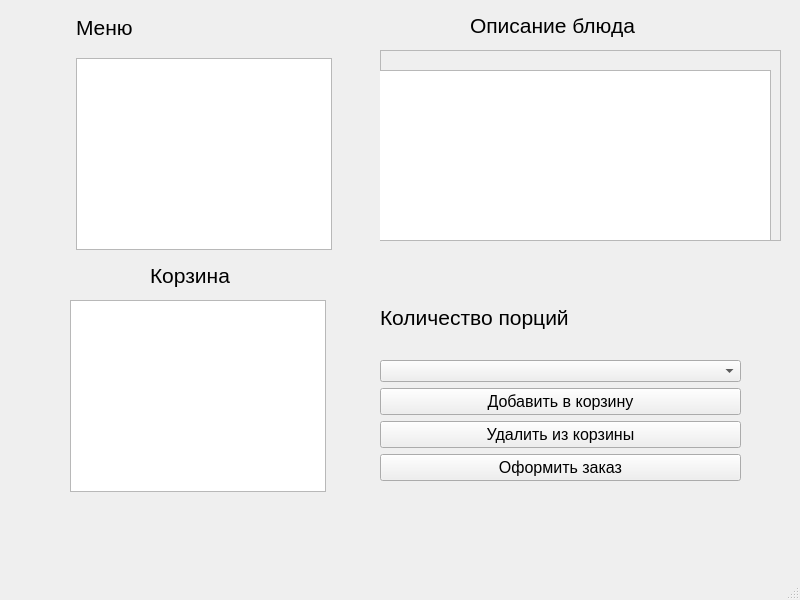
<?xml version="1.0" encoding="UTF-8"?>
<ui version="4.0">
 <class>MainWindow</class>
 <widget class="QMainWindow" name="MainWindow">
  <property name="geometry">
   <rect>
    <x>0</x>
    <y>0</y>
    <width>800</width>
    <height>600</height>
   </rect>
  </property>
  <property name="windowTitle">
   <string>MainWindow</string>
  </property>
  <widget class="QWidget" name="centralwidget">
   <widget class="QFrame" name="frame">
    <property name="geometry">
     <rect>
      <x>380</x>
      <y>50</y>
      <width>401</width>
      <height>191</height>
     </rect>
    </property>
    <property name="frameShape">
     <enum>QFrame::Shape::StyledPanel</enum>
    </property>
    <property name="frameShadow">
     <enum>QFrame::Shadow::Raised</enum>
    </property>
    <widget class="QTextEdit" name="Opisanie">
     <property name="geometry">
      <rect>
       <x>-10</x>
       <y>20</y>
       <width>401</width>
       <height>171</height>
      </rect>
     </property>
     <property name="readOnly">
      <bool>true</bool>
     </property>
    </widget>
   </widget>
   <widget class="QLabel" name="label_2">
    <property name="geometry">
     <rect>
      <x>470</x>
      <y>10</y>
      <width>191</width>
      <height>31</height>
     </rect>
    </property>
    <property name="font">
     <font>
      <pointsize>16</pointsize>
     </font>
    </property>
    <property name="layoutDirection">
     <enum>Qt::LayoutDirection::LeftToRight</enum>
    </property>
    <property name="text">
     <string>Описание блюда</string>
    </property>
   </widget>
   <widget class="QTableView" name="Korzina">
    <property name="geometry">
     <rect>
      <x>70</x>
      <y>300</y>
      <width>256</width>
      <height>192</height>
     </rect>
    </property>
   </widget>
   <widget class="QLabel" name="label_4">
    <property name="geometry">
     <rect>
      <x>150</x>
      <y>260</y>
      <width>101</width>
      <height>31</height>
     </rect>
    </property>
    <property name="font">
     <font>
      <pointsize>16</pointsize>
     </font>
    </property>
    <property name="layoutDirection">
     <enum>Qt::LayoutDirection::LeftToRight</enum>
    </property>
    <property name="text">
     <string>Корзина</string>
    </property>
   </widget>
   <widget class="QWidget" name="">
    <property name="geometry">
     <rect>
      <x>0</x>
      <y>2</y>
      <width>332</width>
      <height>248</height>
     </rect>
    </property>
    <layout class="QGridLayout" name="gridLayout">
     <item row="0" column="1">
      <widget class="QLabel" name="label">
       <property name="font">
        <font>
         <pointsize>16</pointsize>
        </font>
       </property>
       <property name="layoutDirection">
        <enum>Qt::LayoutDirection::LeftToRight</enum>
       </property>
       <property name="text">
        <string>Меню</string>
       </property>
      </widget>
     </item>
     <item row="0" column="2">
      <spacer name="verticalSpacer">
       <property name="orientation">
        <enum>Qt::Orientation::Vertical</enum>
       </property>
       <property name="sizeHint" stdset="0">
        <size>
         <width>20</width>
         <height>48</height>
        </size>
       </property>
      </spacer>
     </item>
     <item row="1" column="0">
      <spacer name="horizontalSpacer">
       <property name="orientation">
        <enum>Qt::Orientation::Horizontal</enum>
       </property>
       <property name="sizeHint" stdset="0">
        <size>
         <width>68</width>
         <height>20</height>
        </size>
       </property>
      </spacer>
     </item>
     <item row="1" column="1" colspan="2">
      <widget class="QTableView" name="Menu"/>
     </item>
    </layout>
   </widget>
   <widget class="QWidget" name="">
    <property name="geometry">
     <rect>
      <x>380</x>
      <y>280</y>
      <width>361</width>
      <height>201</height>
     </rect>
    </property>
    <layout class="QVBoxLayout" name="verticalLayout">
     <item>
      <widget class="QLabel" name="label_3">
       <property name="font">
        <font>
         <pointsize>16</pointsize>
        </font>
       </property>
       <property name="layoutDirection">
        <enum>Qt::LayoutDirection::LeftToRight</enum>
       </property>
       <property name="text">
        <string>Количество порций</string>
       </property>
      </widget>
     </item>
     <item>
      <widget class="QComboBox" name="portsii"/>
     </item>
     <item>
      <widget class="QPushButton" name="Dobavit">
       <property name="font">
        <font>
         <pointsize>12</pointsize>
        </font>
       </property>
       <property name="text">
        <string>Добавить в корзину</string>
       </property>
      </widget>
     </item>
     <item>
      <widget class="QPushButton" name="Udalit">
       <property name="font">
        <font>
         <pointsize>12</pointsize>
        </font>
       </property>
       <property name="text">
        <string>Удалить из корзины</string>
       </property>
      </widget>
     </item>
     <item>
      <widget class="QPushButton" name="Oformit">
       <property name="font">
        <font>
         <pointsize>12</pointsize>
        </font>
       </property>
       <property name="text">
        <string>Оформить заказ</string>
       </property>
      </widget>
     </item>
    </layout>
   </widget>
  </widget>
  <widget class="QMenuBar" name="menubar">
   <property name="geometry">
    <rect>
     <x>0</x>
     <y>0</y>
     <width>800</width>
     <height>22</height>
    </rect>
   </property>
  </widget>
  <widget class="QStatusBar" name="statusbar"/>
 </widget>
 <resources/>
 <connections/>
</ui>
